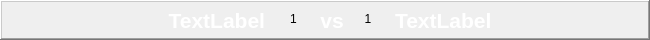
  <widget class="QFrame" name="frame_4">
   <property name="geometry">
    <rect>
     <x>1210</x>
     <y>330</y>
     <width>650</width>
     <height>40</height>
    </rect>
   </property>
   <property name="frameShape">
    <enum>QFrame::WinPanel</enum>
   </property>
   <property name="frameShadow">
    <enum>QFrame::Raised</enum>
   </property>
   <widget class="QLabel" name="t5">
    <property name="geometry">
     <rect>
      <x>15</x>
      <y>8</y>
      <width>250</width>
      <height>25</height>
     </rect>
    </property>
    <property name="palette">
     <palette>
      <active>
       <colorrole role="WindowText">
        <brush brushstyle="SolidPattern">
         <color alpha="255">
          <red>255</red>
          <green>255</green>
          <blue>255</blue>
         </color>
        </brush>
       </colorrole>
      </active>
      <inactive>
       <colorrole role="WindowText">
        <brush brushstyle="SolidPattern">
         <color alpha="255">
          <red>255</red>
          <green>255</green>
          <blue>255</blue>
         </color>
        </brush>
       </colorrole>
      </inactive>
      <disabled>
       <colorrole role="WindowText">
        <brush brushstyle="SolidPattern">
         <color alpha="255">
          <red>120</red>
          <green>120</green>
          <blue>120</blue>
         </color>
        </brush>
       </colorrole>
      </disabled>
     </palette>
    </property>
    <property name="font">
     <font>
      <family>Segoe UI</family>
      <pointsize>16</pointsize>
      <weight>75</weight>
      <italic>false</italic>
      <bold>true</bold>
     </font>
    </property>
    <property name="styleSheet">
     <string notr="true"/>
    </property>
    <property name="text">
     <string>TextLabel</string>
    </property>
    <property name="alignment">
     <set>Qt::AlignRight|Qt::AlignTrailing|Qt::AlignVCenter</set>
    </property>
   </widget>
   <widget class="QLabel" name="t6">
    <property name="geometry">
     <rect>
      <x>395</x>
      <y>8</y>
      <width>250</width>
      <height>25</height>
     </rect>
    </property>
    <property name="palette">
     <palette>
      <active>
       <colorrole role="WindowText">
        <brush brushstyle="SolidPattern">
         <color alpha="255">
          <red>255</red>
          <green>255</green>
          <blue>255</blue>
         </color>
        </brush>
       </colorrole>
      </active>
      <inactive>
       <colorrole role="WindowText">
        <brush brushstyle="SolidPattern">
         <color alpha="255">
          <red>255</red>
          <green>255</green>
          <blue>255</blue>
         </color>
        </brush>
       </colorrole>
      </inactive>
      <disabled>
       <colorrole role="WindowText">
        <brush brushstyle="SolidPattern">
         <color alpha="255">
          <red>120</red>
          <green>120</green>
          <blue>120</blue>
         </color>
        </brush>
       </colorrole>
      </disabled>
     </palette>
    </property>
    <property name="font">
     <font>
      <family>Segoe UI</family>
      <pointsize>16</pointsize>
      <weight>75</weight>
      <italic>false</italic>
      <bold>true</bold>
     </font>
    </property>
    <property name="styleSheet">
     <string notr="true"/>
    </property>
    <property name="text">
     <string>TextLabel</string>
    </property>
   </widget>
   <widget class="QLabel" name="vs3">
    <property name="geometry">
     <rect>
      <x>317</x>
      <y>8</y>
      <width>30</width>
      <height>25</height>
     </rect>
    </property>
    <property name="palette">
     <palette>
      <active>
       <colorrole role="WindowText">
        <brush brushstyle="SolidPattern">
         <color alpha="255">
          <red>255</red>
          <green>255</green>
          <blue>255</blue>
         </color>
        </brush>
       </colorrole>
      </active>
      <inactive>
       <colorrole role="WindowText">
        <brush brushstyle="SolidPattern">
         <color alpha="255">
          <red>255</red>
          <green>255</green>
          <blue>255</blue>
         </color>
        </brush>
       </colorrole>
      </inactive>
      <disabled>
       <colorrole role="WindowText">
        <brush brushstyle="SolidPattern">
         <color alpha="255">
          <red>120</red>
          <green>120</green>
          <blue>120</blue>
         </color>
        </brush>
       </colorrole>
      </disabled>
     </palette>
    </property>
    <property name="font">
     <font>
      <family>Segoe UI</family>
      <pointsize>16</pointsize>
      <weight>75</weight>
      <italic>false</italic>
      <bold>true</bold>
     </font>
    </property>
    <property name="styleSheet">
     <string notr="true"/>
    </property>
    <property name="text">
     <string>vs</string>
    </property>
    <property name="alignment">
     <set>Qt::AlignCenter</set>
    </property>
   </widget>
   <widget class="QLabel" name="l5">
    <property name="geometry">
     <rect>
      <x>278</x>
      <y>4</y>
      <width>31</width>
      <height>30</height>
     </rect>
    </property>
    <property name="text">
     <string>1</string>
    </property>
    <property name="alignment">
     <set>Qt::AlignCenter</set>
    </property>
   </widget>
   <widget class="QLabel" name="l6">
    <property name="geometry">
     <rect>
      <x>353</x>
      <y>4</y>
      <width>30</width>
      <height>30</height>
     </rect>
    </property>
    <property name="text">
     <string>1</string>
    </property>
    <property name="alignment">
     <set>Qt::AlignCenter</set>
    </property>
   </widget>
  </widget>
